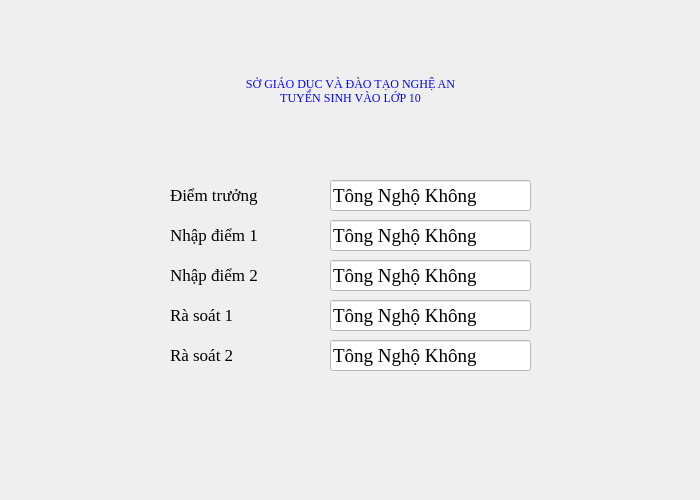
<?xml version="1.0" encoding="UTF-8"?>
<ui version="4.0">
 <class>Dialog</class>
 <widget class="QDialog" name="Dialog">
  <property name="geometry">
   <rect>
    <x>0</x>
    <y>0</y>
    <width>700</width>
    <height>500</height>
   </rect>
  </property>
  <property name="maximumSize">
   <size>
    <width>700</width>
    <height>500</height>
   </size>
  </property>
  <property name="font">
   <font>
    <family>Times New Roman</family>
   </font>
  </property>
  <property name="windowTitle">
   <string>Dialog</string>
  </property>
  <widget class="QLabel" name="label">
   <property name="geometry">
    <rect>
     <x>40</x>
     <y>40</y>
     <width>621</width>
     <height>101</height>
    </rect>
   </property>
   <property name="layoutDirection">
    <enum>Qt::RightToLeft</enum>
   </property>
   <property name="styleSheet">
    <string notr="true">font: 26pt &quot;MS Shell Dlg 2&quot;; color:rgb(5, 5, 255)
</string>
   </property>
   <property name="text">
    <string>SỞ GIÁO DỤC VÀ ĐÀO TẠO NGHỆ AN
TUYỂN SINH VÀO LỚP 10</string>
   </property>
   <property name="alignment">
    <set>Qt::AlignCenter</set>
   </property>
  </widget>
  <widget class="QLineEdit" name="text_diem_truong">
   <property name="geometry">
    <rect>
     <x>330</x>
     <y>180</y>
     <width>201</width>
     <height>31</height>
    </rect>
   </property>
   <property name="minimumSize">
    <size>
     <width>201</width>
     <height>0</height>
    </size>
   </property>
   <property name="font">
    <font>
     <family>Times New Roman</family>
     <pointsize>14</pointsize>
     <weight>50</weight>
     <italic>false</italic>
     <bold>false</bold>
    </font>
   </property>
   <property name="styleSheet">
    <string notr="true">background-color:rgba(0,0,0,0);
background-color: rgb(255, 255, 255);
font: 14pt &quot;Times New Roman&quot;;</string>
   </property>
   <property name="text">
    <string>Tông Nghộ Không</string>
   </property>
  </widget>
  <widget class="QLabel" name="label_2">
   <property name="geometry">
    <rect>
     <x>170</x>
     <y>179</y>
     <width>131</width>
     <height>31</height>
    </rect>
   </property>
   <property name="minimumSize">
    <size>
     <width>131</width>
     <height>0</height>
    </size>
   </property>
   <property name="font">
    <font>
     <family>Times New Roman</family>
     <pointsize>13</pointsize>
    </font>
   </property>
   <property name="text">
    <string>Điểm trưởng</string>
   </property>
  </widget>
  <widget class="QLineEdit" name="text_nhap_1">
   <property name="geometry">
    <rect>
     <x>330</x>
     <y>220</y>
     <width>201</width>
     <height>31</height>
    </rect>
   </property>
   <property name="minimumSize">
    <size>
     <width>201</width>
     <height>0</height>
    </size>
   </property>
   <property name="font">
    <font>
     <family>Times New Roman</family>
     <pointsize>14</pointsize>
     <weight>50</weight>
     <italic>false</italic>
     <bold>false</bold>
    </font>
   </property>
   <property name="styleSheet">
    <string notr="true">background-color:rgba(0,0,0,0);
font: 14pt &quot;Times New Roman&quot;;
background-color: rgb(255, 255, 255);</string>
   </property>
   <property name="text">
    <string>Tông Nghộ Không</string>
   </property>
  </widget>
  <widget class="QLabel" name="label_3">
   <property name="geometry">
    <rect>
     <x>170</x>
     <y>219</y>
     <width>131</width>
     <height>31</height>
    </rect>
   </property>
   <property name="minimumSize">
    <size>
     <width>131</width>
     <height>0</height>
    </size>
   </property>
   <property name="font">
    <font>
     <family>Times New Roman</family>
     <pointsize>13</pointsize>
    </font>
   </property>
   <property name="text">
    <string>Nhập điểm 1</string>
   </property>
  </widget>
  <widget class="QLineEdit" name="text_nhap_2">
   <property name="geometry">
    <rect>
     <x>330</x>
     <y>260</y>
     <width>201</width>
     <height>31</height>
    </rect>
   </property>
   <property name="minimumSize">
    <size>
     <width>201</width>
     <height>0</height>
    </size>
   </property>
   <property name="font">
    <font>
     <family>Times New Roman</family>
     <pointsize>14</pointsize>
     <weight>50</weight>
     <italic>false</italic>
     <bold>false</bold>
    </font>
   </property>
   <property name="styleSheet">
    <string notr="true">background-color:rgba(0,0,0,0);
font: 14pt &quot;Times New Roman&quot;;
background-color: rgb(255, 255, 255);</string>
   </property>
   <property name="text">
    <string>Tông Nghộ Không</string>
   </property>
  </widget>
  <widget class="QLabel" name="label_4">
   <property name="geometry">
    <rect>
     <x>170</x>
     <y>259</y>
     <width>131</width>
     <height>31</height>
    </rect>
   </property>
   <property name="minimumSize">
    <size>
     <width>131</width>
     <height>0</height>
    </size>
   </property>
   <property name="font">
    <font>
     <family>Times New Roman</family>
     <pointsize>13</pointsize>
    </font>
   </property>
   <property name="text">
    <string>Nhập điểm 2</string>
   </property>
  </widget>
  <widget class="QLineEdit" name="text_soat_1">
   <property name="geometry">
    <rect>
     <x>330</x>
     <y>300</y>
     <width>201</width>
     <height>31</height>
    </rect>
   </property>
   <property name="minimumSize">
    <size>
     <width>201</width>
     <height>0</height>
    </size>
   </property>
   <property name="font">
    <font>
     <family>Times New Roman</family>
     <pointsize>14</pointsize>
     <weight>50</weight>
     <italic>false</italic>
     <bold>false</bold>
    </font>
   </property>
   <property name="styleSheet">
    <string notr="true">background-color:rgba(0,0,0,0);
font: 14pt &quot;Times New Roman&quot;;
background-color: rgb(255, 255, 255);</string>
   </property>
   <property name="text">
    <string>Tông Nghộ Không</string>
   </property>
  </widget>
  <widget class="QLabel" name="label_5">
   <property name="geometry">
    <rect>
     <x>170</x>
     <y>299</y>
     <width>131</width>
     <height>31</height>
    </rect>
   </property>
   <property name="minimumSize">
    <size>
     <width>131</width>
     <height>0</height>
    </size>
   </property>
   <property name="font">
    <font>
     <family>Times New Roman</family>
     <pointsize>13</pointsize>
    </font>
   </property>
   <property name="text">
    <string>Rà soát 1</string>
   </property>
  </widget>
  <widget class="QLabel" name="label_6">
   <property name="geometry">
    <rect>
     <x>170</x>
     <y>339</y>
     <width>131</width>
     <height>31</height>
    </rect>
   </property>
   <property name="minimumSize">
    <size>
     <width>131</width>
     <height>0</height>
    </size>
   </property>
   <property name="font">
    <font>
     <family>Times New Roman</family>
     <pointsize>13</pointsize>
    </font>
   </property>
   <property name="text">
    <string>Rà soát 2</string>
   </property>
  </widget>
  <widget class="QLineEdit" name="text_soat_2">
   <property name="geometry">
    <rect>
     <x>330</x>
     <y>340</y>
     <width>201</width>
     <height>31</height>
    </rect>
   </property>
   <property name="minimumSize">
    <size>
     <width>201</width>
     <height>0</height>
    </size>
   </property>
   <property name="font">
    <font>
     <family>Times New Roman</family>
     <pointsize>14</pointsize>
     <weight>50</weight>
     <italic>false</italic>
     <bold>false</bold>
    </font>
   </property>
   <property name="styleSheet">
    <string notr="true">background-color:rgba(0,0,0,0);
font: 14pt &quot;Times New Roman&quot;;
background-color: rgb(255, 255, 255);</string>
   </property>
   <property name="text">
    <string>Tông Nghộ Không</string>
   </property>
  </widget>
 </widget>
 <resources/>
 <connections/>
</ui>
